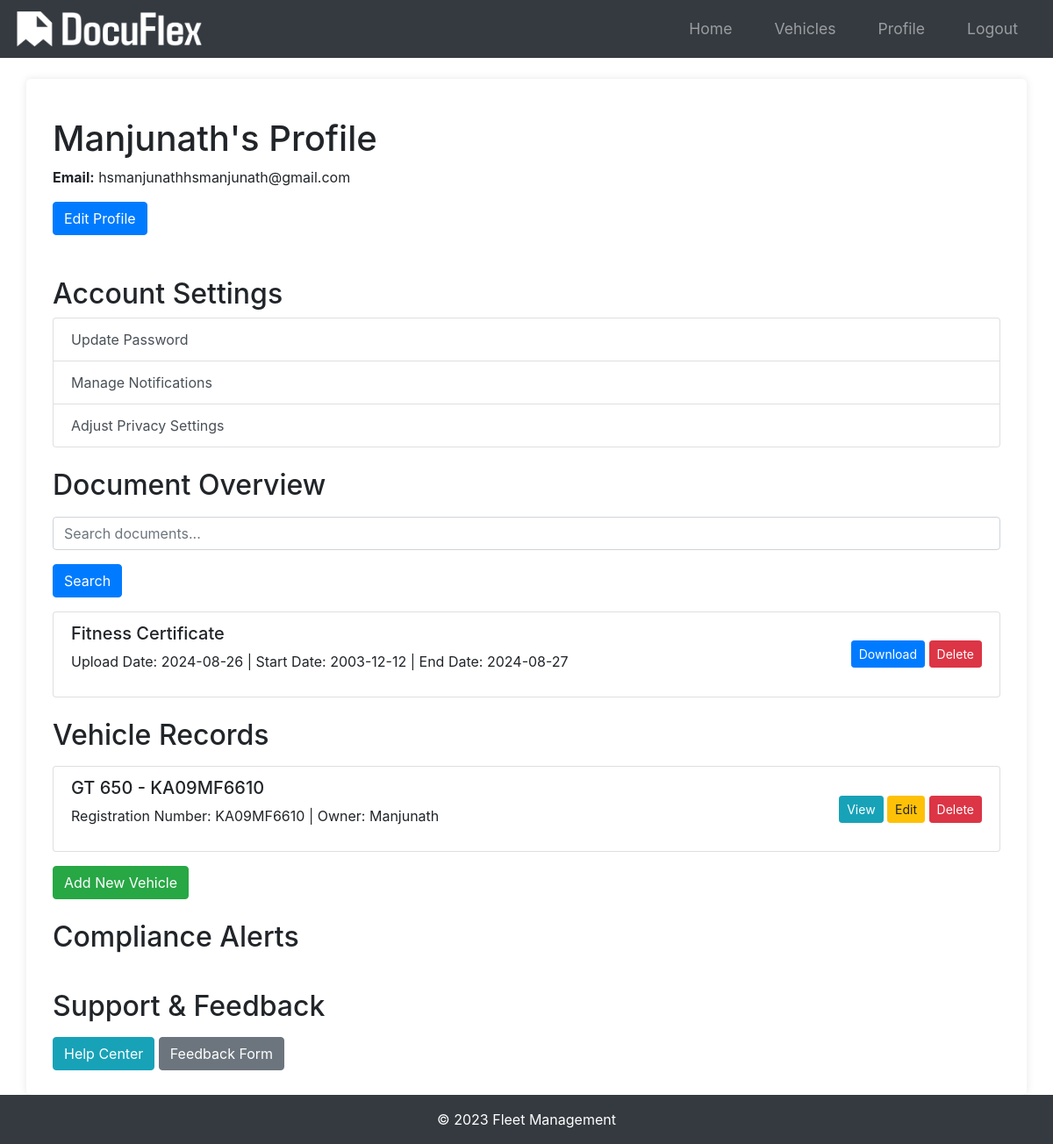
The app's page /profile (signed in), older data.
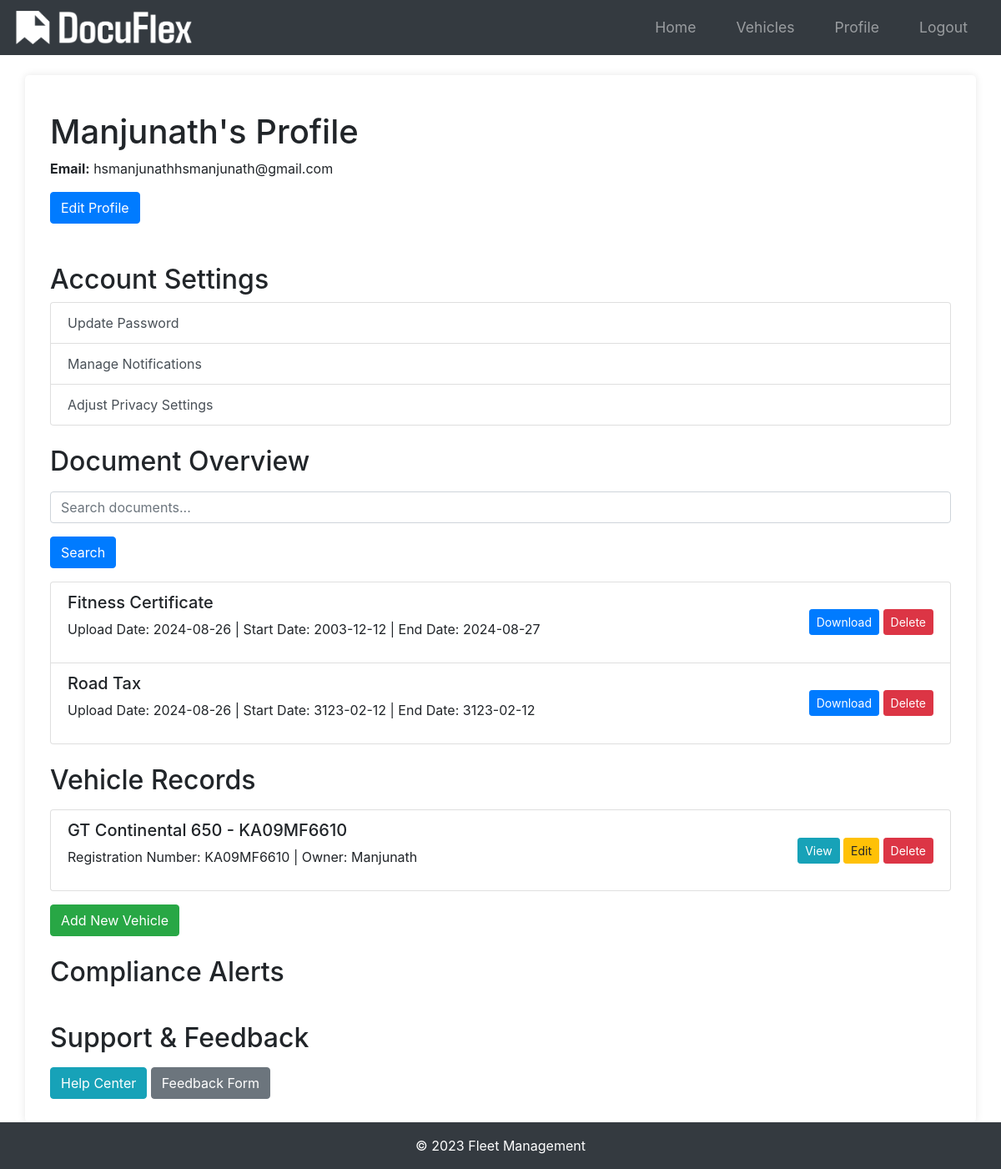
The same page, newer data.
### app/models.py (models this page shows, shortened)
class Document(db.Model):
    id = db.Column(db.Integer, primary_key=True)
    document_type = db.Column(db.String(50), nullable=False)
    serial_number = db.Column(db.String(100), nullable=False)
    start_date = db.Column(db.DateTime, nullable=False)
    end_date = db.Column(db.DateTime, nullable=False)
    date_posted = db.Column(db.DateTime, nullable=False, default=datetime.utcnow)
    vehicle_id = db.Column(
        db.Integer,
        db.ForeignKey("vehicle.id", ondelete="CASCADE"),
        nullable=False,
        index=True,
    )
    additional_info = db.Column(db.Text, nullable=True)
    user_id = db.Column(db.Integer, db.ForeignKey('user.id'), nullable=False)
    status = db.Column(db.String(20), nullable=True)
    file_path = db.Column(db.String(300), nullable=True)

class Vehicle(db.Model):
    id = db.Column(db.Integer, primary_key=True)
    name = db.Column(db.String(100), nullable=False)
    vehicle_number = db.Column(db.String(100), unique=True, nullable=False)
    user_id = db.Column(db.Integer, db.ForeignKey("user.id"), nullable=False)
    documents = db.relationship(
        "Document", backref="vehicle", lazy=True, cascade="all, delete-orphan"
    )

class User(db.Model, UserMixin):
    id = db.Column(db.Integer, primary_key=True)
    username = db.Column(db.String(20), unique=True, nullable=False)
    email = db.Column(db.String(120), unique=True, nullable=False)
    phone = db.Column(db.String(20), nullable=True)  # Add phone field
    image_file = db.Column(db.String(20), nullable=False, default="default.jpg")
    password = db.Column(db.String(60), nullable=False)
    vehicles = db.relationship("Vehicle", backref="owner", lazy=True)
    compliance_alerts = db.relationship('ComplianceAlert', backref='user', lazy=True)

### app/routes.py (the view)
@main.route("/profile")
@login_required
def profile():
    vehicles = Vehicle.query.filter_by(owner=current_user).all()
    documents = Document.query.filter_by(user_id=current_user.id).all()
    return render_template("profile.html", vehicles=vehicles, documents=documents)

### app/__init__.py (called while the page is built)
def create_app(config_class=Config):
    app = Flask(__name__)
    app.config.from_object(config_class)
    db.init_app(app)
    bcrypt.init_app(app)
    login_manager.init_app(app)
    mail.init_app(app)
    migrate.init_app(app, db)
    login_manager.login_view = "main.login"
    login_manager.login_message_category = "info"
    from app.models import User
    @login_manager.user_loader
    def load_user(user_id):
        return User.query.get(int(user_id))
    from app.routes import main as main_blueprint
    app.register_blueprint(main_blueprint)
    scheduler = BackgroundScheduler()
    scheduler.add_job(check_document_expirations, "interval", hours=24)
    scheduler.start()
    return app

### app/templates/profile.html (shortened to what this page needs)
{% extends "base.html" %}
{% block content %}
<div class="container">
    <h1 class="mt-4">{{ current_user.username }}'s Profile</h1>
    <p><strong>Email:</strong> {{ current_user.email }}</p>
    <a href="{{ url_for('main.edit_profile') }}" class="btn btn-primary mb-4">Edit Profile</a>
    <h2 class="mt-4">Account Settings</h2>
    <div class="list-group">
        <a href="{{ url_for('main.update_password') }}" class="list-group-item list-group-item-action">Update Password</a>
        <a href="{{ url_for('main.manage_notifications') }}" class="list-group-item list-group-item-action">Manage Notifications</a>
        <a href="{{ url_for('main.adjust_privacy_settings') }}" class="list-group-item list-group-item-action">Adjust Privacy Settings</a>
    </div>
    <h2 class="mt-4">Document Overview</h2>
    <div id="document-overview" class="mt-3">
        <form method="GET" action="{{ url_for('main.search_documents') }}">
            <div class="mb-3">
                <input type="text" name="query" placeholder="Search documents..." class="form-control">
            </div>
            <button type="submit" class="btn btn-primary mb-3">Search</button>
        </form>
        <ul class="list-group">
            {% for document in documents %}
            <li class="list-group-item d-flex justify-content-between align-items-center">
                <span>
                    <h5>{{ document.document_type }}</h5>
                    <p>Upload Date: {{ document.date_posted.strftime('%Y-%m-%d') }} | Start Date: {{ document.start_date.strftime('%Y-%m-%d') }} | End Date: {{ document.end_date.strftime('%Y-%m-%d') }}</p>
                </span>
                <span>
                    <a href="{{ url_for('main.download_document', document_id=document.id) }}" class="btn btn-primary btn-sm">Download</a>
                    <form action="{{ url_for('main.delete_profile_document', document_id=document.id) }}" method="POST" class="d-inline">
                        <button type="submit" class="btn btn-danger btn-sm">Delete</button>
                    </form>
                </span>
            </li>
            {% endfor %}
        </ul>
    </div>
    <h2 class="mt-4">Vehicle Records</h2>
    <div id="vehicle-records" class="mt-3">
        <ul class="list-group">
            {% for vehicle in current_user.vehicles %}
            <li class="list-group-item d-flex justify-content-between align-items-center">
                <span>
                    <h5>{{ vehicle.name }} - {{ vehicle.vehicle_number }}</h5>
                    <p>Registration Number: {{ vehicle.vehicle_number }} | Owner: {{ vehicle.owner.username }}</p>
                </span>
                <span>
                    <a href="{{ url_for('main.view_vehicle', vehicle_id=vehicle.id) }}" class="btn btn-info btn-sm">View</a>
                    <a href="{{ url_for('main.edit_vehicle', vehicle_id=vehicle.id) }}" class="btn btn-warning btn-sm">Edit</a>
                    <form action="{{ url_for('main.send_delete_otp', vehicle_id=vehicle.id) }}" method="POST" class="d-inline">
                        <button type="submit" class="btn btn-danger btn-sm">Delete</button>
                    </form>
                </span>
            </li>
            {% endfor %}
        </ul>
        <a href="{{ url_for('main.new_vehicle') }}" class="btn btn-success mt-3">Add New Vehicle</a>
    </div>
    <h2 class="mt-4">Compliance Alerts</h2>
    <h2 class="mt-4">Support & Feedback</h2>
    <div id="support-feedback" class="mt-3">
        <a href="{{ url_for('main.help_center') }}" class="btn btn-info mb-2">Help Center</a>
        <a href="{{ url_for('main.feedback_form') }}" class="btn btn-secondary mb-2">Feedback Form</a>
    </div>
</div>
{% endblock %}

Row changes from the older to the newer data that the page shows:
added Document: document_type "Road Tax", date_posted "2024-08-26", start_date "3123-02-12", end_date "3123-02-12"
changed Vehicle "KA09MF6610": name "GT 650" → "GT Continental 650"
